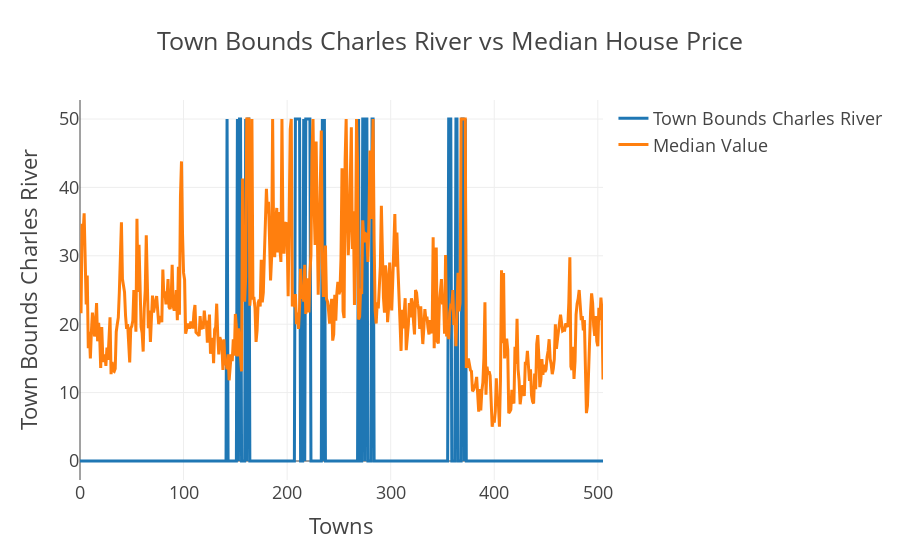

Here is the notebook cell this chart was saved with:
### Code cell
col1 = "CHAS"
col2 = "MEDV"
v1 = housing[col1]
v2 = housing[col2]

scat1 = go.Scatter(y = v1.values*50, x=v1.index, name="Town Bounds Charles River")
scat2 = go.Scatter(y=v2.values, x=v2.index, name="Median Value")

data = [scat1, scat2]

layout={'title':"Town Bounds Charles River vs Median House Price",'yaxis':{'title':"Town Bounds Charles River"},'xaxis':{'title':'Towns'}}
fig = go.Figure(data=data, layout=layout)
fig.layout.template = "presentation"

iplot(fig)

### Figure 1 — Plotly figure (JSON) as saved in the notebook; plotly's stock layout.template omitted (floating-point values rounded to 4 significant figures; data arrays with more than 128 entries replaced by an {"elided": "..."} marker saying what was removed)
{"data": [{"name": "Town Bounds Charles River", "type": "scatter", "x": {"elided": "506 int values"}, "y": {"elided": "506 int values"}}, {"name": "Median Value", "type": "scatter", "x": {"elided": "506 int values"}, "y": {"elided": "506 float values"}}], "layout": {"title": {"text": "Town Bounds Charles River vs Median House Price"}, "xaxis": {"title": {"text": "Towns"}}, "yaxis": {"title": {"text": "Town Bounds Charles River"}}}}
